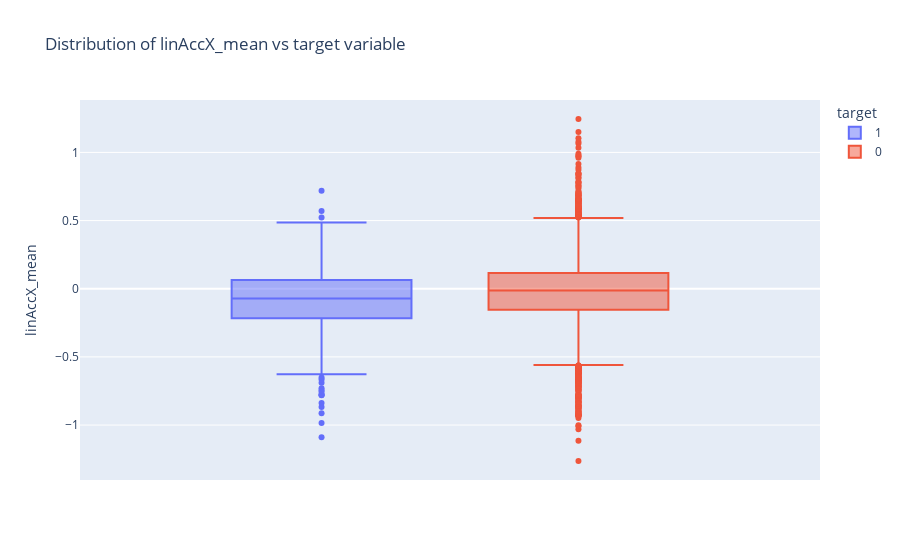

Notebook code for this chart:
### Code cell
fig = px.box(data_custom, y="linAccX_mean", color="target",title = 'Distribution of linAccX_mean vs target variable')
fig.update_traces(quartilemethod="exclusive") 
fig.show()

### Figure 1 — Plotly figure (JSON) as saved in the notebook; plotly's stock layout.template omitted (floating-point values rounded to 4 significant figures; data arrays with more than 128 entries replaced by an {"elided": "..."} marker saying what was removed)
{"data": [{"alignmentgroup": "True", "hovertemplate": "target=1<br>linAccX_mean=%{y}<extra></extra>", "legendgroup": "1", "marker": {"color": "#636efa"}, "name": "1", "notched": false, "offsetgroup": "1", "orientation": "v", "quartilemethod": "exclusive", "showlegend": true, "type": "box", "x0": " ", "xaxis": "x", "y": {"elided": "274 float values"}, "y0": " ", "yaxis": "y"}, {"alignmentgroup": "True", "hovertemplate": "target=0<br>linAccX_mean=%{y}<extra></extra>", "legendgroup": "0", "marker": {"color": "#EF553B"}, "name": "0", "notched": false, "offsetgroup": "0", "orientation": "v", "quartilemethod": "exclusive", "showlegend": true, "type": "box", "x0": " ", "xaxis": "x", "y": {"elided": "2511 float values"}, "y0": " ", "yaxis": "y"}], "layout": {"boxmode": "group", "legend": {"title": {"text": "target"}, "tracegroupgap": 0}, "title": {"text": "Distribution of linAccX_mean vs target variable"}, "xaxis": {"anchor": "y", "domain": [0, 1]}, "yaxis": {"anchor": "x", "domain": [0, 1], "title": {"text": "linAccX_mean"}}}}
